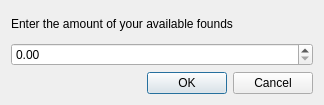
<?xml version="1.0" encoding="UTF-8"?>
<ui version="4.0">
 <class>Dialog</class>
 <widget class="QDialog" name="Dialog">
  <property name="geometry">
   <rect>
    <x>0</x>
    <y>0</y>
    <width>324</width>
    <height>105</height>
   </rect>
  </property>
  <property name="windowTitle">
   <string>Dialog</string>
  </property>
  <layout class="QVBoxLayout" name="verticalLayout">
   <item>
    <layout class="QVBoxLayout" name="verticalLayout_2">
     <item>
      <widget class="QLabel" name="label">
       <property name="text">
        <string>Enter the amount of your available founds</string>
       </property>
      </widget>
     </item>
     <item>
      <widget class="QDoubleSpinBox" name="doubleSpinBox"/>
     </item>
    </layout>
   </item>
   <item>
    <widget class="QDialogButtonBox" name="buttonBox">
     <property name="orientation">
      <enum>Qt::Horizontal</enum>
     </property>
     <property name="standardButtons">
      <set>QDialogButtonBox::Cancel|QDialogButtonBox::Ok</set>
     </property>
    </widget>
   </item>
  </layout>
 </widget>
 <resources/>
 <connections>
  <connection>
   <sender>buttonBox</sender>
   <signal>accepted()</signal>
   <receiver>Dialog</receiver>
   <slot>accept()</slot>
   <hints>
    <hint type="sourcelabel">
     <x>248</x>
     <y>254</y>
    </hint>
    <hint type="destinationlabel">
     <x>157</x>
     <y>274</y>
    </hint>
   </hints>
  </connection>
  <connection>
   <sender>buttonBox</sender>
   <signal>rejected()</signal>
   <receiver>Dialog</receiver>
   <slot>reject()</slot>
   <hints>
    <hint type="sourcelabel">
     <x>316</x>
     <y>260</y>
    </hint>
    <hint type="destinationlabel">
     <x>286</x>
     <y>274</y>
    </hint>
   </hints>
  </connection>
 </connections>
</ui>
